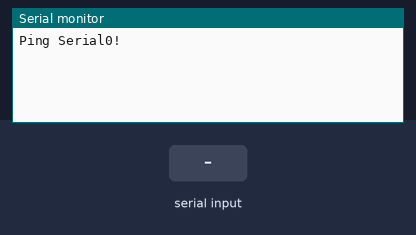
Bench run of a sketch on a simulated Arduino Mega 2560, built with avr-gcc and run on an emulated ATmega2560. Shown: the last lines printed to the serial monitor. Inputs (shaded band) come from the test bench.

Above: at 1.2 s.
1.3 s: "1" received over Serial
At 1.9 s:
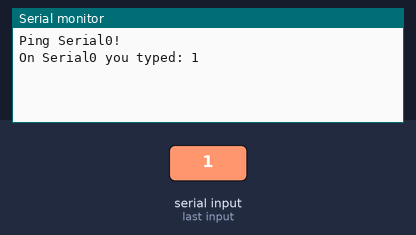
2.8 s: "0" received over Serial
At 2.96 s:
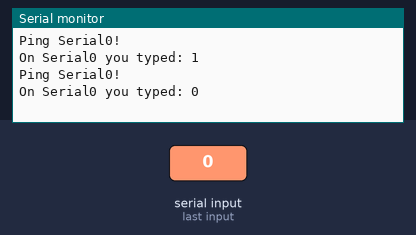

Measured:
- after the input at 1.3 s, the serial monitor: prints a new line at once (image 1)
- after the input at 2.8 s, the serial monitor: prints a new line at once (image 2)

The sketch:

serial_test.ino
```cpp
/*
This tests the two serial ports

Completed on 1.0 and 1.5
*/


void setup()
{
  Serial.begin(115200);
  Serial1.begin(115200);
}

void loop()
{
  int tm = millis();
  int ltm = 0;
  while(true) {
    tm = millis();
    int tdiff = tm-ltm;
    if(tdiff > 1000) {
        Serial.println("Ping Serial0!");
        Serial1.println("Ping Serial1!");
        ltm = millis();
    }
    if(Serial.available() > 0 ) {
      Serial.print("On Serial0 you typed: ");
      while(Serial.available() > 0) {
        Serial.print((char)Serial.read());
      }
      Serial.println();
    }
    if(Serial1.available() > 0 ) {
      Serial1.print("On Serial1 you typed: ");
      while(Serial1.available() > 0) {
        Serial1.print((char)Serial1.read());
      }
      Serial1.println();
    }
  }
}
```
